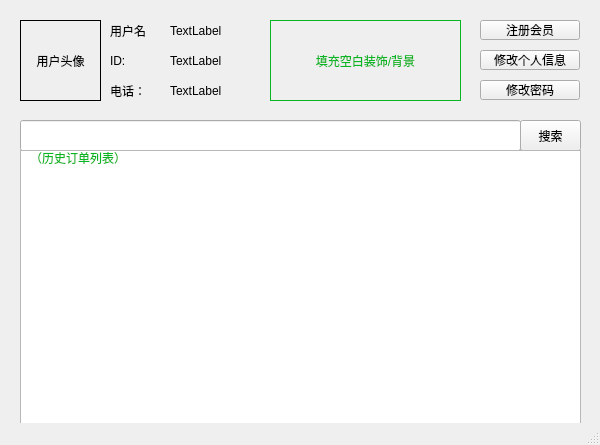
<?xml version="1.0" encoding="UTF-8"?>
<ui version="4.0">
 <class>WUser</class>
 <widget class="QMainWindow" name="WUser">
  <property name="geometry">
   <rect>
    <x>0</x>
    <y>0</y>
    <width>600</width>
    <height>445</height>
   </rect>
  </property>
  <property name="cursor">
   <cursorShape>ArrowCursor</cursorShape>
  </property>
  <property name="windowTitle">
   <string>MainWindow</string>
  </property>
  <widget class="QWidget" name="centralwidget">
   <widget class="QLabel" name="label">
    <property name="geometry">
     <rect>
      <x>20</x>
      <y>20</y>
      <width>81</width>
      <height>81</height>
     </rect>
    </property>
    <property name="frameShape">
     <enum>QFrame::Panel</enum>
    </property>
    <property name="text">
     <string>用户头像</string>
    </property>
    <property name="alignment">
     <set>Qt::AlignCenter</set>
    </property>
   </widget>
   <widget class="QLabel" name="label_2">
    <property name="geometry">
     <rect>
      <x>110</x>
      <y>20</y>
      <width>54</width>
      <height>21</height>
     </rect>
    </property>
    <property name="text">
     <string>用户名</string>
    </property>
   </widget>
   <widget class="QPushButton" name="pushButton">
    <property name="geometry">
     <rect>
      <x>480</x>
      <y>20</y>
      <width>100</width>
      <height>20</height>
     </rect>
    </property>
    <property name="cursor">
     <cursorShape>PointingHandCursor</cursorShape>
    </property>
    <property name="text">
     <string>注册会员</string>
    </property>
    <property name="iconSize">
     <size>
      <width>16</width>
      <height>16</height>
     </size>
    </property>
   </widget>
   <widget class="QPushButton" name="pushButton_2">
    <property name="geometry">
     <rect>
      <x>480</x>
      <y>50</y>
      <width>100</width>
      <height>20</height>
     </rect>
    </property>
    <property name="cursor">
     <cursorShape>PointingHandCursor</cursorShape>
    </property>
    <property name="text">
     <string>修改个人信息</string>
    </property>
   </widget>
   <widget class="QPushButton" name="pushButton_3">
    <property name="geometry">
     <rect>
      <x>480</x>
      <y>80</y>
      <width>100</width>
      <height>20</height>
     </rect>
    </property>
    <property name="cursor">
     <cursorShape>PointingHandCursor</cursorShape>
    </property>
    <property name="text">
     <string>修改密码</string>
    </property>
   </widget>
   <widget class="QPushButton" name="pushButton_4">
    <property name="geometry">
     <rect>
      <x>520</x>
      <y>120</y>
      <width>61</width>
      <height>31</height>
     </rect>
    </property>
    <property name="cursor">
     <cursorShape>PointingHandCursor</cursorShape>
    </property>
    <property name="text">
     <string>搜索</string>
    </property>
   </widget>
   <widget class="QLineEdit" name="lineEdit_search">
    <property name="geometry">
     <rect>
      <x>20</x>
      <y>120</y>
      <width>501</width>
      <height>31</height>
     </rect>
    </property>
   </widget>
   <widget class="QTableView" name="tableView">
    <property name="geometry">
     <rect>
      <x>20</x>
      <y>150</y>
      <width>561</width>
      <height>275</height>
     </rect>
    </property>
   </widget>
   <widget class="QLabel" name="label_7">
    <property name="geometry">
     <rect>
      <x>30</x>
      <y>150</y>
      <width>91</width>
      <height>16</height>
     </rect>
    </property>
    <property name="styleSheet">
     <string notr="true">color: rgb(8, 181, 34);</string>
    </property>
    <property name="text">
     <string>（历史订单列表）</string>
    </property>
   </widget>
   <widget class="QLabel" name="label_5">
    <property name="geometry">
     <rect>
      <x>270</x>
      <y>20</y>
      <width>191</width>
      <height>81</height>
     </rect>
    </property>
    <property name="styleSheet">
     <string notr="true">color: rgb(8, 181, 34);</string>
    </property>
    <property name="frameShape">
     <enum>QFrame::Panel</enum>
    </property>
    <property name="text">
     <string>填充空白装饰/背景</string>
    </property>
    <property name="alignment">
     <set>Qt::AlignCenter</set>
    </property>
   </widget>
   <widget class="QLabel" name="label_6">
    <property name="geometry">
     <rect>
      <x>170</x>
      <y>20</y>
      <width>71</width>
      <height>21</height>
     </rect>
    </property>
    <property name="text">
     <string>TextLabel</string>
    </property>
   </widget>
   <widget class="QLabel" name="label_3">
    <property name="geometry">
     <rect>
      <x>110</x>
      <y>50</y>
      <width>51</width>
      <height>21</height>
     </rect>
    </property>
    <property name="text">
     <string>ID:</string>
    </property>
   </widget>
   <widget class="QLabel" name="label_4">
    <property name="geometry">
     <rect>
      <x>110</x>
      <y>80</y>
      <width>71</width>
      <height>21</height>
     </rect>
    </property>
    <property name="text">
     <string>电话：</string>
    </property>
   </widget>
   <widget class="QLabel" name="label_8">
    <property name="geometry">
     <rect>
      <x>170</x>
      <y>50</y>
      <width>71</width>
      <height>21</height>
     </rect>
    </property>
    <property name="text">
     <string>TextLabel</string>
    </property>
   </widget>
   <widget class="QLabel" name="label_9">
    <property name="geometry">
     <rect>
      <x>170</x>
      <y>80</y>
      <width>71</width>
      <height>21</height>
     </rect>
    </property>
    <property name="text">
     <string>TextLabel</string>
    </property>
   </widget>
  </widget>
  <widget class="QMenuBar" name="menubar">
   <property name="geometry">
    <rect>
     <x>0</x>
     <y>0</y>
     <width>600</width>
     <height>26</height>
    </rect>
   </property>
  </widget>
  <widget class="QStatusBar" name="statusbar"/>
 </widget>
 <resources/>
 <connections/>
</ui>
